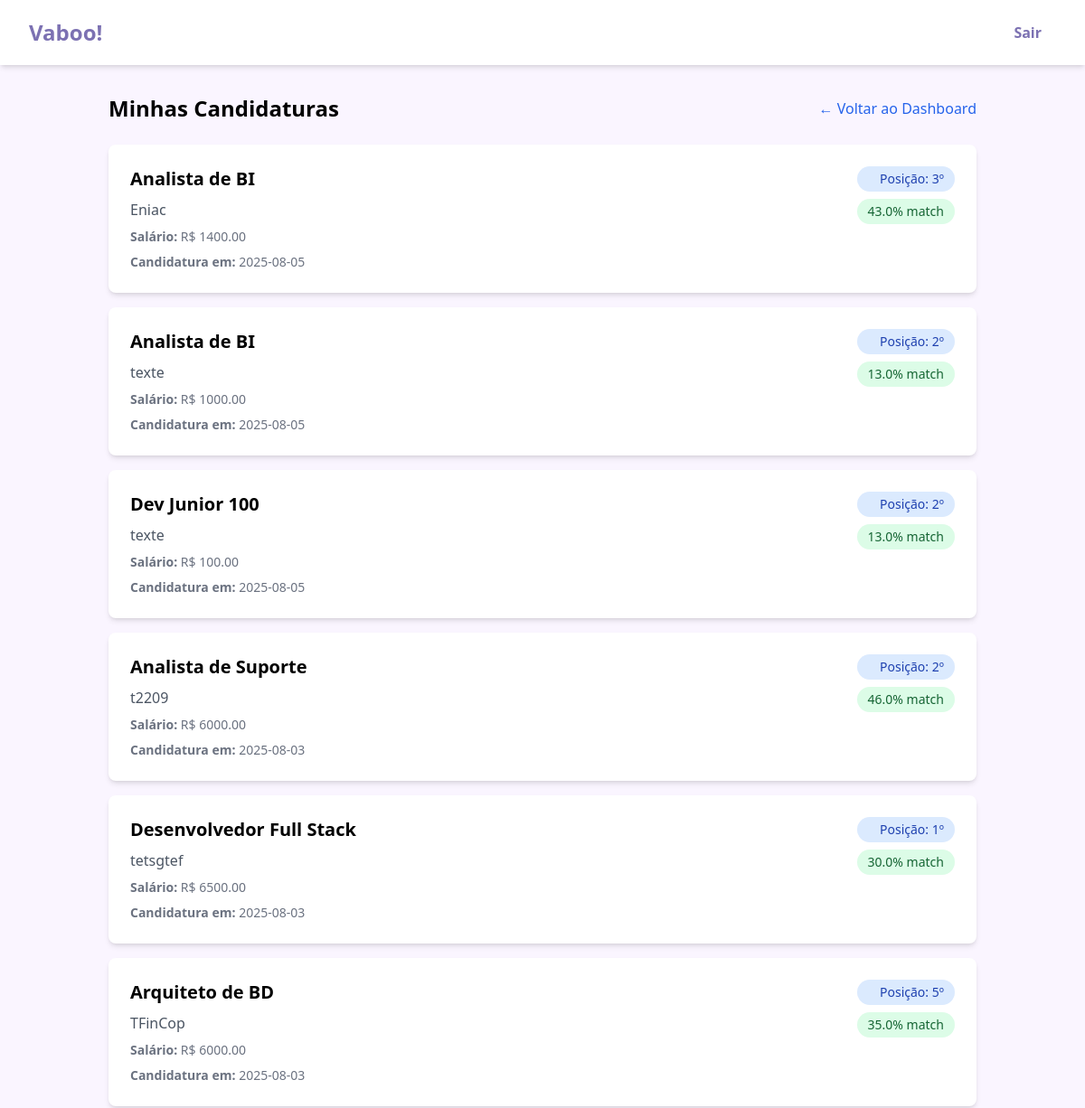
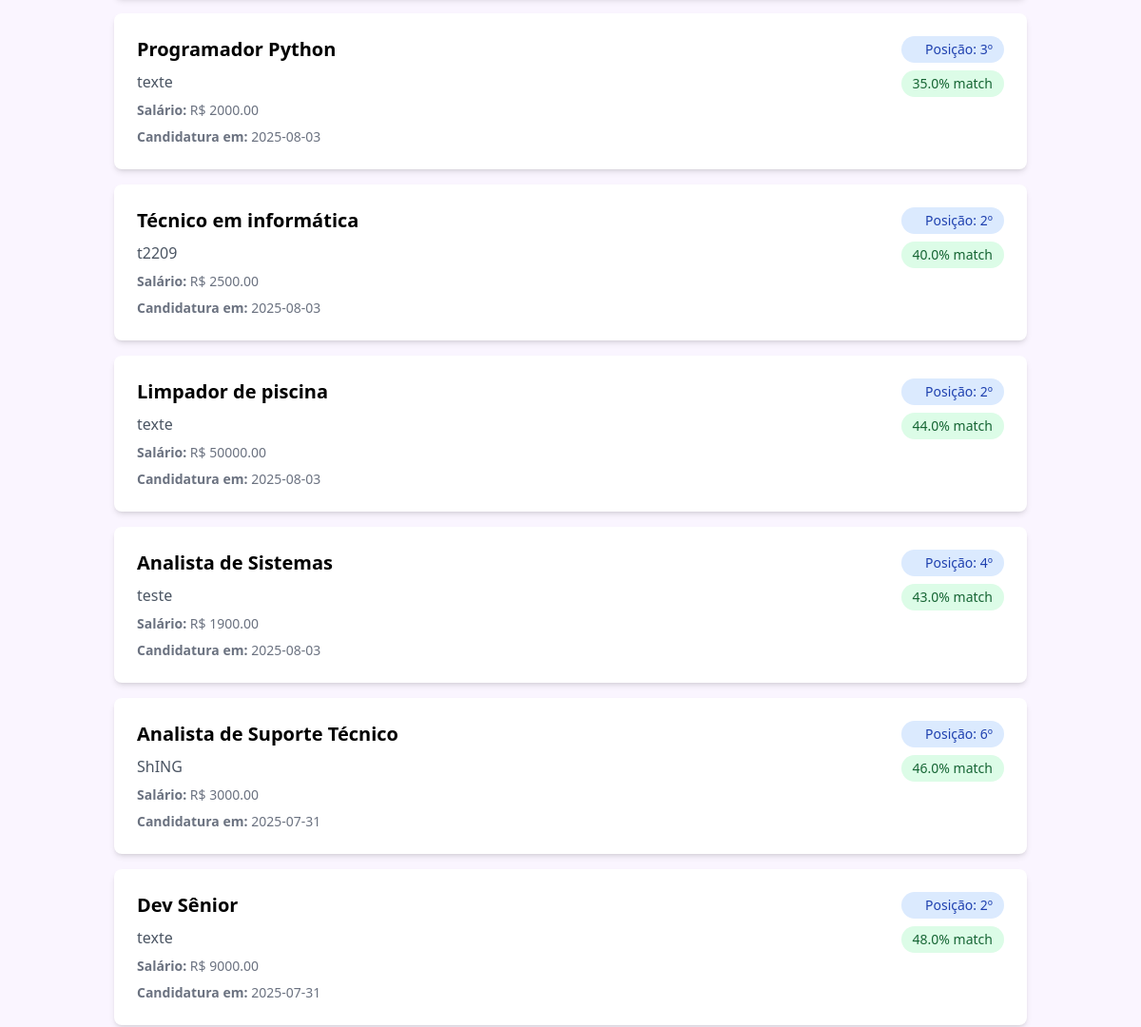
The app's page /minhas_candidaturas (signed in, upper part), older data (2 pictures, top to bottom).
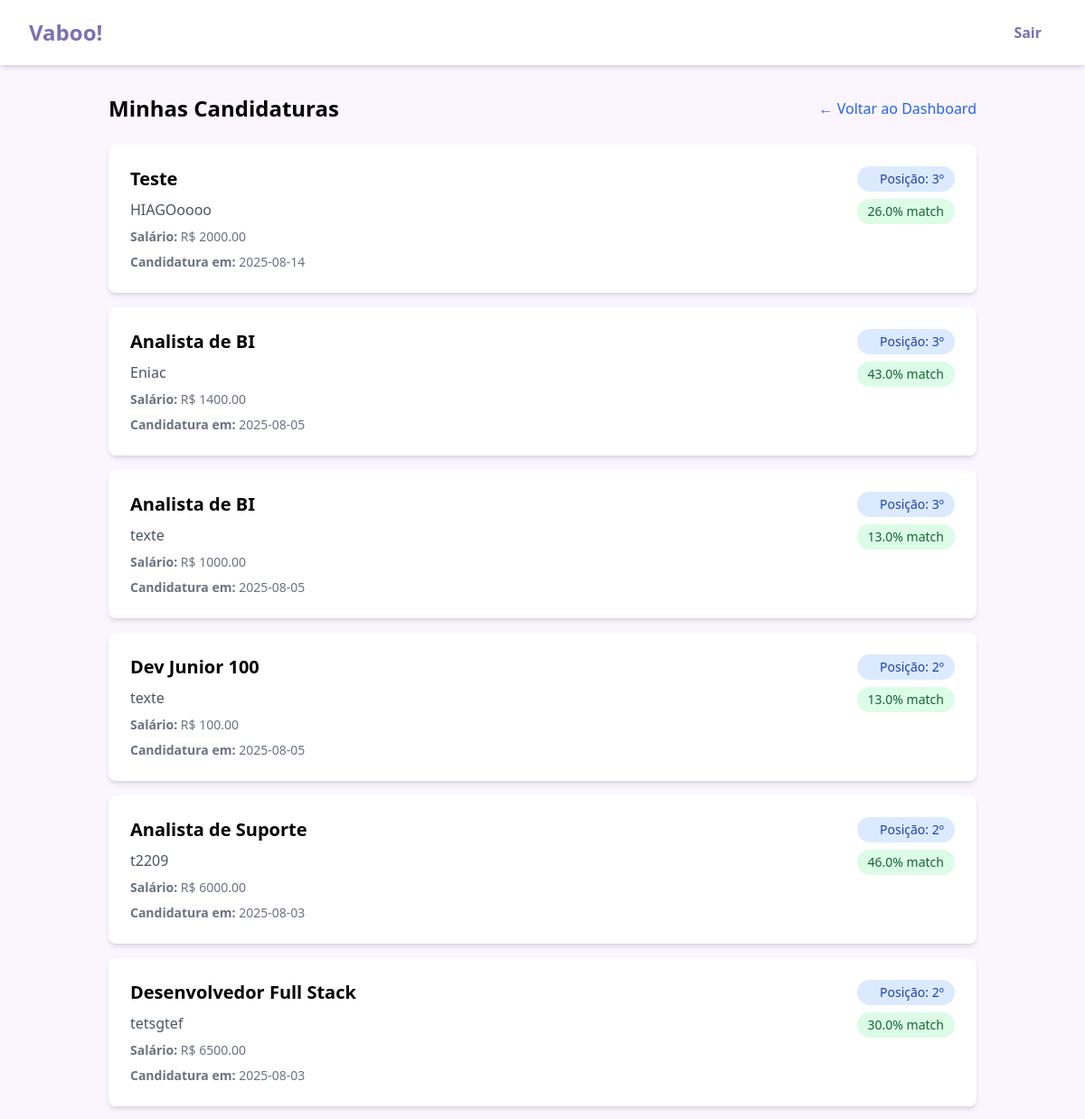
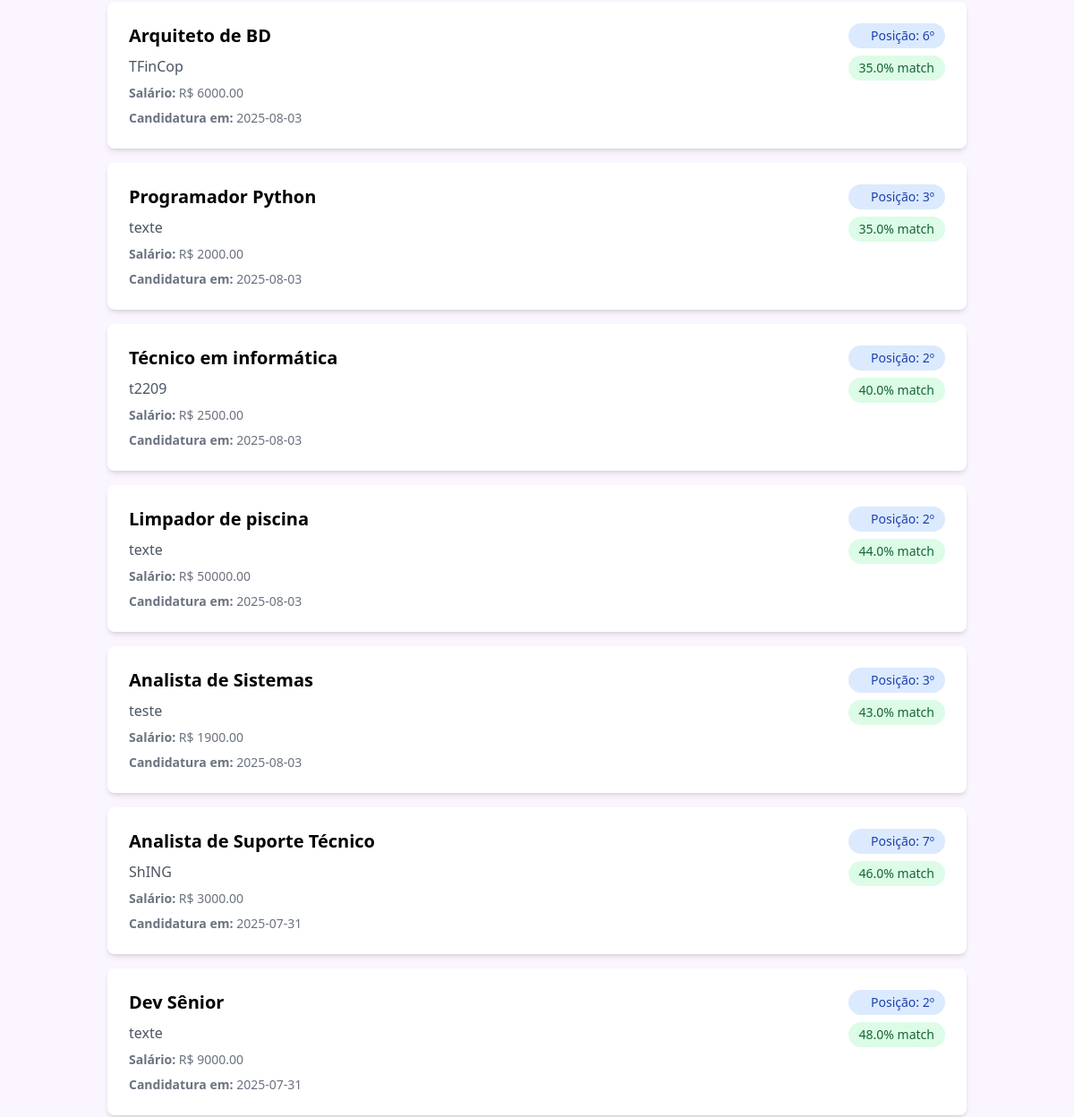
The same page, newer data (2 pictures, top to bottom).
### tables this page shows
CREATE TABLE candidaturas (
            id INTEGER PRIMARY KEY AUTOINCREMENT,
            candidato_id INTEGER NOT NULL,
            vaga_id INTEGER NOT NULL,
            score REAL NOT NULL,
            posicao INTEGER,
            data_candidatura DATETIME DEFAULT CURRENT_TIMESTAMP,
            FOREIGN KEY (candidato_id) REFERENCES candidatos (id),
            FOREIGN KEY (vaga_id) REFERENCES vagas (id)
        );

CREATE TABLE vagas (
            id INTEGER PRIMARY KEY AUTOINCREMENT,
            empresa_id INTEGER NOT NULL,
            titulo TEXT NOT NULL,
            descricao TEXT NOT NULL,
            requisitos TEXT NOT NULL,
            salario_oferecido REAL NOT NULL,
            data_criacao DATETIME DEFAULT CURRENT_TIMESTAMP, tipo_vaga TEXT DEFAULT "Presencial", endereco_vaga TEXT, status TEXT DEFAULT "Ativa", candidato_selecionado_id INTEGER, diferenciais TEXT, data_congelamento DATE, candidato_contratado_id INTEGER, data_contratacao DATETIME, ranking_contratacao INTEGER, categoria_id INTEGER REFERENCES categorias(id), urgencia_contratacao TEXT, data_congelamento_agendado DATE, localizacao_endereco TEXT, localizacao_cidade TEXT, localizacao_estado TEXT, localizacao_cep TEXT, usar_endereco_empresa BOOLEAN DEFAULT FALSE,
            FOREIGN KEY (empresa_id) REFERENCES empresas (id)
        );

CREATE TABLE empresas (
            id INTEGER PRIMARY KEY AUTOINCREMENT,
            cnpj TEXT UNIQUE NOT NULL,
            nome TEXT NOT NULL,
            email TEXT NOT NULL,
            senha_hash TEXT NOT NULL
        , endereco TEXT, cidade TEXT, estado TEXT, cep TEXT);

### app.py (the view)
@app.route('/minhas_candidaturas')
def minhas_candidaturas():
    if 'candidato_id' not in session:
        return redirect(url_for('login_candidato'))
    conn = get_db_connection()
    cursor = conn.cursor()
    cursor.execute(
        '''
        SELECT v.id, v.titulo, e.nome as empresa_nome, v.salario_oferecido,
               ca.score, ca.posicao, ca.data_candidatura,
               DATE(ca.data_candidatura) as data_formatada
        FROM candidaturas ca
        JOIN vagas v ON ca.vaga_id = v.id
        JOIN empresas e ON v.empresa_id = e.id
        WHERE ca.candidato_id = ?
        ORDER BY ca.data_candidatura DESC
        ''', (session['candidato_id'], ))
    candidaturas = cursor.fetchall()
    conn.close()
    return render_template('minhas_candidaturas.html',
                           candidaturas=candidaturas)

### app.py (called while the page is built)
def get_db_connection():
    conn = sqlite3.connect('recrutamento.db',
                          timeout=60.0,
                          check_same_thread=False)
    conn.execute('PRAGMA journal_mode=WAL')
    conn.execute('PRAGMA synchronous=NORMAL')
    conn.execute('PRAGMA cache_size=10000')
    conn.execute('PRAGMA temp_store=memory')
    conn.execute('PRAGMA busy_timeout=60000')
    return conn

### templates/minhas_candidaturas.html (shortened to what this page needs)
{% extends "base.html" %}
{% block content %}
<div class="max-w-6xl mx-auto">
    <div class="flex justify-between items-center mb-6">
        <h2 class="text-2xl font-bold">Minhas Candidaturas</h2>
        <a href="{{ url_for('dashboard_candidato') }}" class="text-blue-600 hover:text-blue-800">
            ← Voltar ao Dashboard
        </a>
    </div>
    {% if candidaturas %}
        <div class="grid gap-4">
            {% for candidatura in candidaturas %}
                <div class="bg-white p-6 rounded-lg shadow-md">
                    <div class="flex justify-between items-start">
                        <div>
                            <h3 class="text-xl font-semibold mb-2">{{ candidatura[1] }}</h3>
                            <p class="text-gray-600 mb-2">{{ candidatura[2] }}</p>
                            <p class="text-sm text-gray-500 mb-2">
                                <strong>Salário:</strong> R$ {{ "%.2f"|format(candidatura[3]) }}
                            </p>
                            <p class="text-sm text-gray-500">
                                <strong>Candidatura em:</strong> {{ candidatura[6].split(' ')[0] }}
                            </p>
                        </div>
                        <div class="text-right">
                            <div class="bg-blue-100 text-blue-800 px-3 py-1 rounded-full text-sm font-medium mb-2">
                                Posição: {{ candidatura[5] }}º
                            </div>
                            <div class="bg-green-100 text-green-800 px-3 py-1 rounded-full text-sm font-medium">
                                {{ "%.1f"|format(candidatura[4]) }}% match
                            </div>
                        </div>
                    </div>
                </div>
            {% endfor %}
        </div>
    {% endif %}
</div>
{% endblock %}

### templates/base.html (shortened to what this page needs)
<!DOCTYPE html>
<html lang="pt-BR">
<head>
    <script src="https://cdn.tailwindcss.com"></script>
</head>
<body class="bg-purple-50 min-h-screen flex flex-col">
    <header class="bg-white shadow-md sticky top-0 z-50">
        <div class="max-w-7xl mx-auto px-4 sm:px-6 lg:px-8">
            <div class="flex justify-between items-center py-3 md:py-4">
                <a href="{{ url_for('index') }}"
                   class="logo-text text-xl md:text-2xl font-bold text-[#7C71B2] hover:text-purple-600 transition-colors duration-300">
                    Vaboo!
                </a>
                {% if session.tipo_usuario %}
                    <div class="hidden md:flex items-center space-x-4">
                        <a href="{{ url_for('logout') }}"
                           class="text-[#7C71B2] font-bold hover:text-purple-600 transition-colors duration-300 px-4 py-2 rounded-lg hover:bg-purple-50">
                            Sair
                        </a>
                    </div>
                {% endif %}
            </div>
        </div>
    </header>
    <main class="flex-1 container mx-auto px-4 sm:px-6 lg:px-8 py-4 md:py-8">
        {% block content %}{% endblock %}
    </main>
</body>
</html>

### templates/base.html (style rules this page uses)
html { scroll-behavior: smooth; }

Row changes from the older to the newer data that the page shows:
added candidaturas: titulo "Teste", nome "HIAGOoooo", data_candidatura "2025-08-14", posicao "3", score "26.0"
now on this page (row unchanged): vagas: salario_oferecido "2000.00"
changed candidaturas (number 3 of 13 on the later page): posicao "2" → "3"
changed candidaturas "Desenvolvedor Full Stack": posicao "1" → "2"
changed candidaturas "Arquiteto de BD": posicao "5" → "6"
changed candidaturas "Analista de Sistemas": posicao "4" → "3"
changed candidaturas "Analista de Suporte Técnico": posicao "6" → "7"
